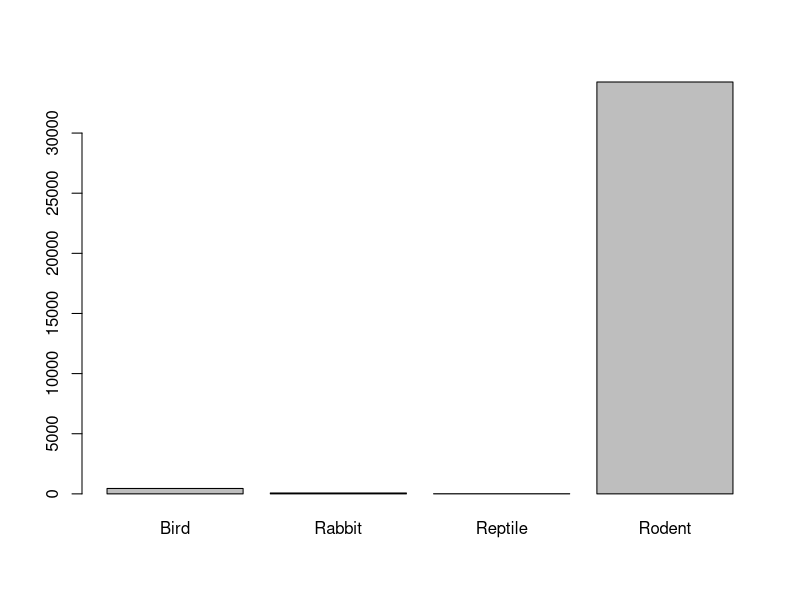

Write R code to recreate this figure.
library(tidyverse)
surveys <- read_csv("./raw-data/combined.csv")
str(surveys)

surveys$plot_type <- factor(surveys$plot_type)

surveys$taxa <- factor(surveys$taxa)

taxa <- surveys$taxa
head(taxa)
levels(taxa)
table(taxa)
plot(taxa)
